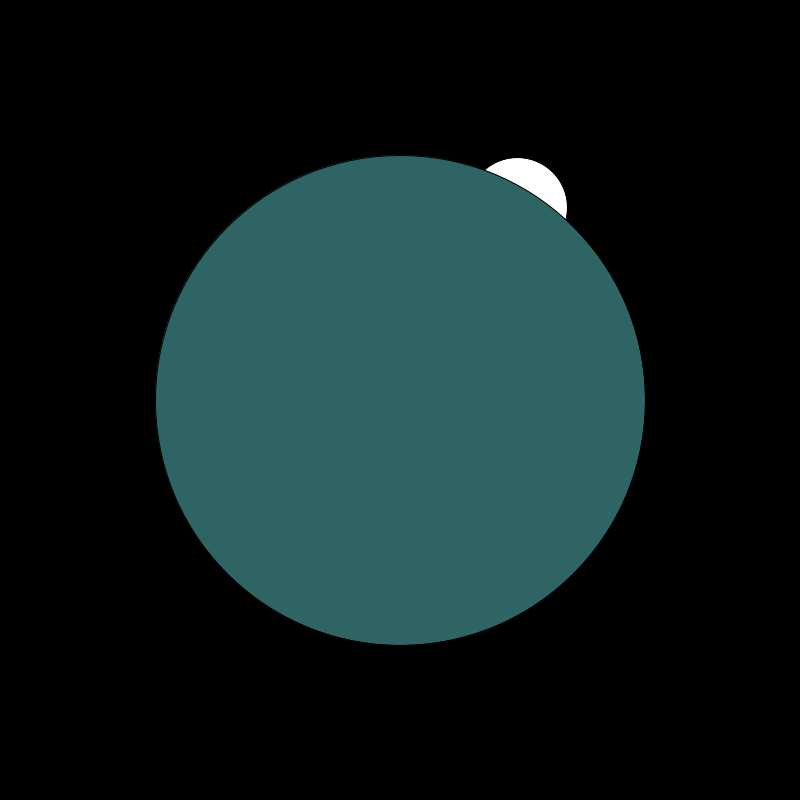
Frame 1 (no input)
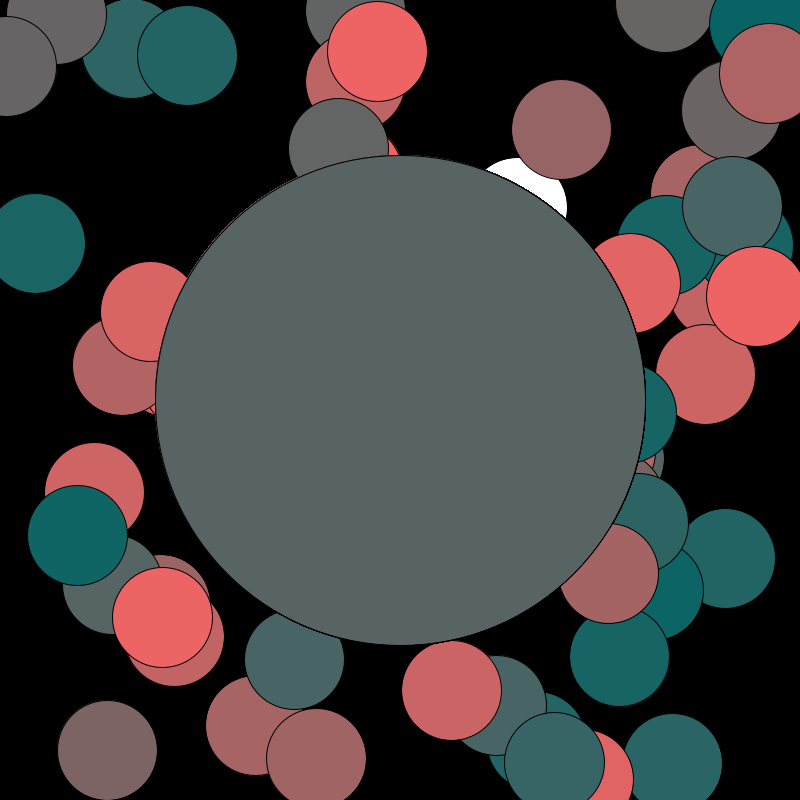
Frame 60 (the mouse pressed at the canvas centre just before this capture)
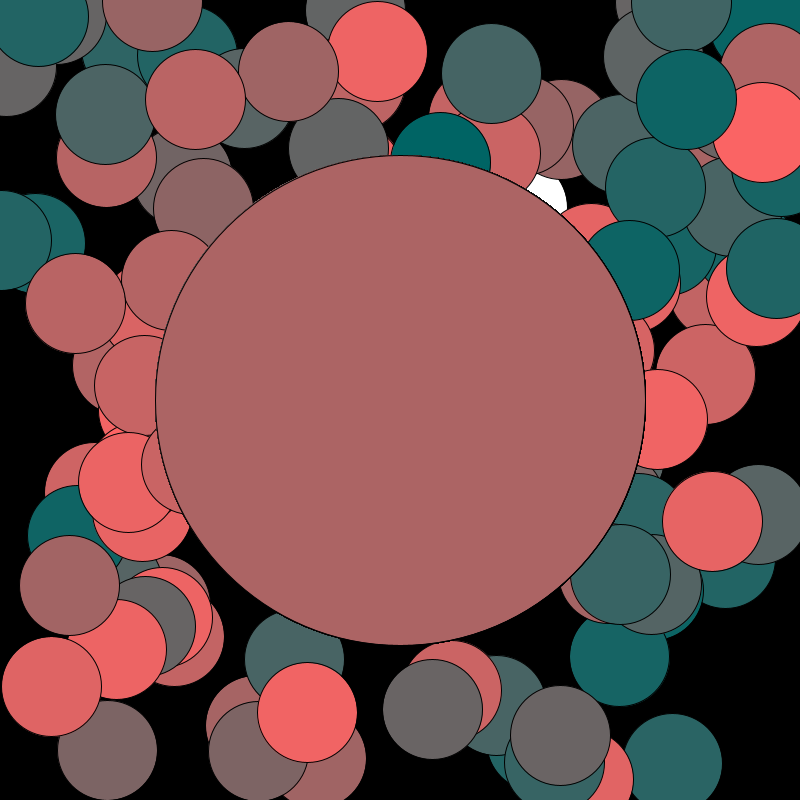
Frame 120 (the mouse held since frame 60 and released just before this capture)

The Processing sketch that drew these frames (run headless with seeded random() and noise(); from frame 60 on, the mouse is pressed at the canvas centre):

// Processing sketch: sketch_11
// ── sketch_11.pde
void setup() {
size(800, 800);
background(0);
}

void draw() {
    

    ellipse(random(0, 800), random (0, 800), 100, 100);
  
  for (int i = 0; i < 50; i++) {
   fill(random(0, 255), 100, 100);
  ellipse(400, 400, 10 * i, 10 * i);

  }
}
